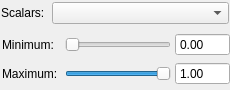
<?xml version="1.0" encoding="UTF-8"?>
<ui version="4.0">
 <class>VSThresholdFilterWidget</class>
 <widget class="QWidget" name="VSThresholdFilterWidget">
  <property name="geometry">
   <rect>
    <x>0</x>
    <y>0</y>
    <width>230</width>
    <height>90</height>
   </rect>
  </property>
  <property name="minimumSize">
   <size>
    <width>230</width>
    <height>90</height>
   </size>
  </property>
  <property name="windowTitle">
   <string>Threshold Filter Widget</string>
  </property>
  <layout class="QGridLayout" name="gridLayout">
   <property name="leftMargin">
    <number>1</number>
   </property>
   <property name="topMargin">
    <number>0</number>
   </property>
   <property name="rightMargin">
    <number>1</number>
   </property>
   <property name="bottomMargin">
    <number>0</number>
   </property>
   <property name="spacing">
    <number>4</number>
   </property>
   <item row="0" column="0">
    <widget class="QWidget" name="scalarsWidget" native="true">
     <layout class="QHBoxLayout" name="horizontalLayout">
      <property name="spacing">
       <number>4</number>
      </property>
      <property name="leftMargin">
       <number>0</number>
      </property>
      <property name="topMargin">
       <number>0</number>
      </property>
      <property name="rightMargin">
       <number>0</number>
      </property>
      <property name="bottomMargin">
       <number>0</number>
      </property>
      <item>
       <widget class="QLabel" name="scalarsLabel">
        <property name="sizePolicy">
         <sizepolicy hsizetype="Preferred" vsizetype="Fixed">
          <horstretch>0</horstretch>
          <verstretch>0</verstretch>
         </sizepolicy>
        </property>
        <property name="text">
         <string>Scalars: </string>
        </property>
       </widget>
      </item>
      <item>
       <widget class="QComboBox" name="scalarsComboBox">
        <property name="sizePolicy">
         <sizepolicy hsizetype="Expanding" vsizetype="Fixed">
          <horstretch>0</horstretch>
          <verstretch>0</verstretch>
         </sizepolicy>
        </property>
       </widget>
      </item>
     </layout>
    </widget>
   </item>
   <item row="1" column="0">
    <widget class="QWidget" name="rangeWidget" native="true">
     <property name="minimumSize">
      <size>
       <width>230</width>
       <height>60</height>
      </size>
     </property>
     <layout class="QGridLayout" name="gridLayout_2">
      <property name="leftMargin">
       <number>1</number>
      </property>
      <property name="topMargin">
       <number>1</number>
      </property>
      <property name="rightMargin">
       <number>1</number>
      </property>
      <property name="bottomMargin">
       <number>1</number>
      </property>
      <property name="spacing">
       <number>4</number>
      </property>
      <item row="0" column="0">
       <widget class="QLabel" name="minLabel">
        <property name="text">
         <string>Minimum:</string>
        </property>
       </widget>
      </item>
      <item row="0" column="1">
       <widget class="QSlider" name="minSlider">
        <property name="maximum">
         <number>1000</number>
        </property>
        <property name="orientation">
         <enum>Qt::Horizontal</enum>
        </property>
       </widget>
      </item>
      <item row="0" column="2">
       <widget class="QDoubleSpinBox" name="minSpinBox">
        <property name="buttonSymbols">
         <enum>QAbstractSpinBox::NoButtons</enum>
        </property>
        <property name="maximum">
         <double>1000.000000000000000</double>
        </property>
       </widget>
      </item>
      <item row="1" column="0">
       <widget class="QLabel" name="maxLabel">
        <property name="text">
         <string>Maximum: </string>
        </property>
       </widget>
      </item>
      <item row="1" column="1">
       <widget class="QSlider" name="maxSlider">
        <property name="maximum">
         <number>1000</number>
        </property>
        <property name="value">
         <number>1000</number>
        </property>
        <property name="orientation">
         <enum>Qt::Horizontal</enum>
        </property>
       </widget>
      </item>
      <item row="1" column="2">
       <widget class="QDoubleSpinBox" name="maxSpinBox">
        <property name="buttonSymbols">
         <enum>QAbstractSpinBox::NoButtons</enum>
        </property>
        <property name="maximum">
         <double>1000.000000000000000</double>
        </property>
        <property name="value">
         <double>1.000000000000000</double>
        </property>
       </widget>
      </item>
     </layout>
    </widget>
   </item>
  </layout>
 </widget>
 <resources/>
 <connections/>
</ui>
